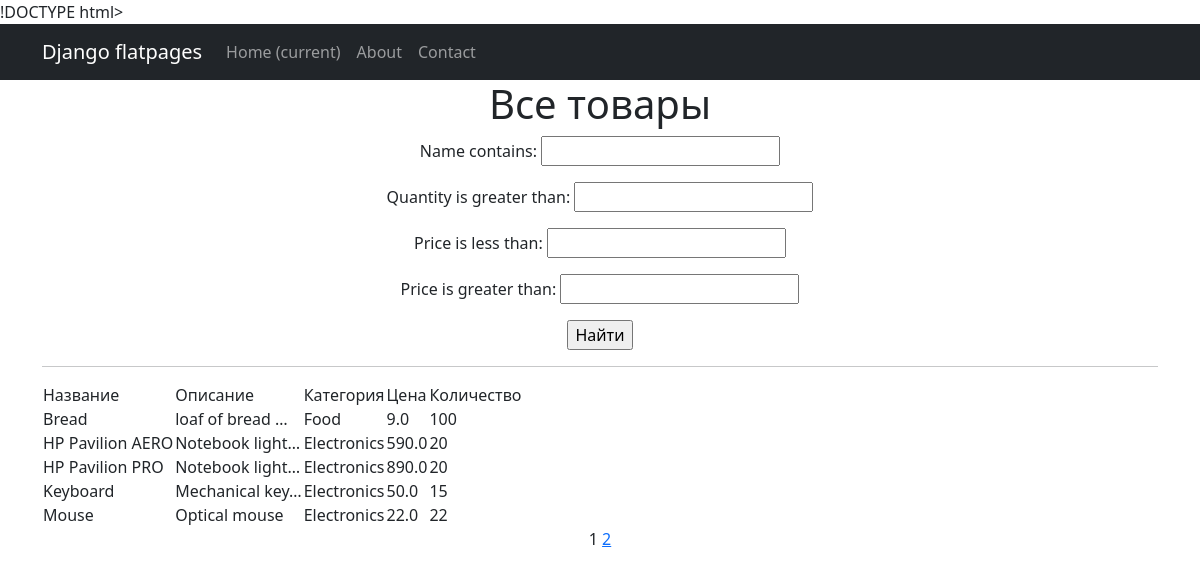
/products/, run on an earlier commit of the app's database.
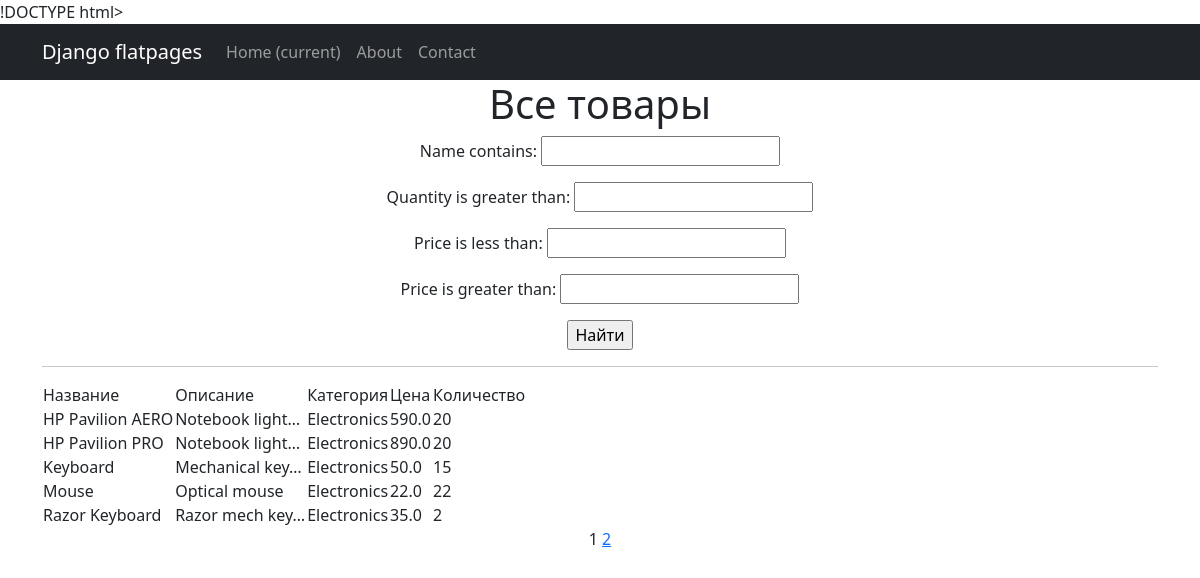
And on a later commit of the database.
### simplesimpleapp/models.py (models this page shows, shortened)
class Product(models.Model):
    name = models.CharField(
        max_length=50,
        unique=True,
    )
    description = models.TextField()
    quantity = models.IntegerField(
        validators=[MinValueValidator(0)],
    )
    category = models.ForeignKey(
        to='Category',
        on_delete=models.CASCADE,
        related_name='products',  # all products will be available in products
    )
    price = models.FloatField(
        validators=[MinValueValidator(0.0)],
    )

class Category(models.Model):
    name = models.CharField(max_length=100, unique=True)

### simplesimpleapp/views.py (the view)
# urls.py: path('', ProductList.as_view(), name='product_list'),
class ProductList(ListView):
    model = Product
    ordering = 'name'   # filter filed
    template_name = 'products.html'
    context_object_name = 'products'
    paginate_by = 5
    def get_queryset(self):
        queryset = super().get_queryset()
        self.filterset = ProductFilter(self.request.GET, queryset)
        return self.filterset.qs
    def get_context_data(self, **kwargs):
        context = super().get_context_data(**kwargs)
        context['filterset'] = self.filterset
        return context

### simplesimpleapp/templatetags/custom_filters.py (called while the page is built)
@register.filter()
def currency(value, code='rub'):
   postfix = CURRENCIES_SYMBOLS[code]
   return f'{value} {postfix}'

### simplesimpleapp/templatetags/custom_tags.py (called while the page is built)
@register.simple_tag(takes_context=True)
def url_replace(context, **kwargs):
    d = context['request'].GET.copy()
    for k, v in kwargs.items():
        d[k] = v
    return d.urlencode()

### templates/products.html (shortened to what this page needs)
{% extends 'flatpages/default.html' %}
{% load custom_filters %}
{% load custom_tags %}
{% block content %}
   <h1>Все товары</h1>
   <form action="" method="get">
       {{ filterset.form.as_p }}
       <input type="submit" value="Найти" />
   </form>
   <hr>
   {% if products %}
       <table>
           <tr>
               <td>Название</td>
               <td>Описание</td>
               <td>Категория</td>
               <td>Цена</td>
               <td>Количество</td>
           </tr>
           {% for product in products %}
           <tr>
               <td>{{ product.name }}</td>
               <td>{{ product.description|truncatechars:15 }}</td>
               <td>{{ product.category.name }}</td>
               <td>{{ product.price|currency }}</td>
               <td>{{ product.quantity }}</td>
           </tr>
           {% endfor %}
       </table>
   {% else %}
       <h2>Товаров нет!</h2>
   {% endif %}
   {{ page_obj.number }}
   {% if page_obj.has_next %}
       <a href="?{% url_replace page=page_obj.next_page_number %}">{{ page_obj.next_page_number }}</a>
   {% endif %}
{% endblock content %}

What changed in the data, as far as the page shows it:
removed Product: name "Bread", description "loaf of bread …", category.name "Food", price "9.0", quantity "100"
now on this page (row unchanged): Product: name "Razor Keyboard", description "Razor mech key…", category.name "Electronics", price "35.0", quantity "2"
